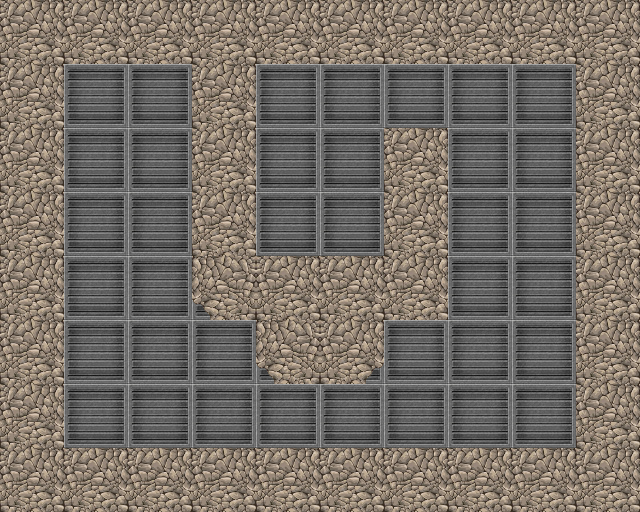

A 2D game scene composited from a Tiled map and its tileset images. What follows is a short description and the map's XML, with every tile layer's data as written:
An orthogonal 10x8 tile map with 64x64 px tiles, 1 tile layer (Tile Layer 1).

<map version="1.0" orientation="orthogonal" renderorder="right-down" width="10" height="8" tilewidth="64" tileheight="64" nextobjectid="1">
 <tileset firstgid="1" name="tiles" tilewidth="64" tileheight="64" tilecount="100" columns="10">
  <image source="../tiles/tiles.png" width="640" height="640" />
 </tileset>
 <layer name="Tile Layer 1" width="10" height="8">
  <data encoding="csv">
1,1,1,1,1,1,1,1,1,1,
1,2,2,1,2,2,2,2,2,1,
1,2,2,1,2,2,1,2,2,1,
1,2,2,1,2,2,1,2,2,1,
1,2,2,4,1,1,1,2,2,1,
1,2,2,2,4,3,2,2,2,1,
1,2,2,2,2,2,2,2,2,1,
1,1,1,1,1,1,1,1,1,1
</data>
 </layer>
</map>
